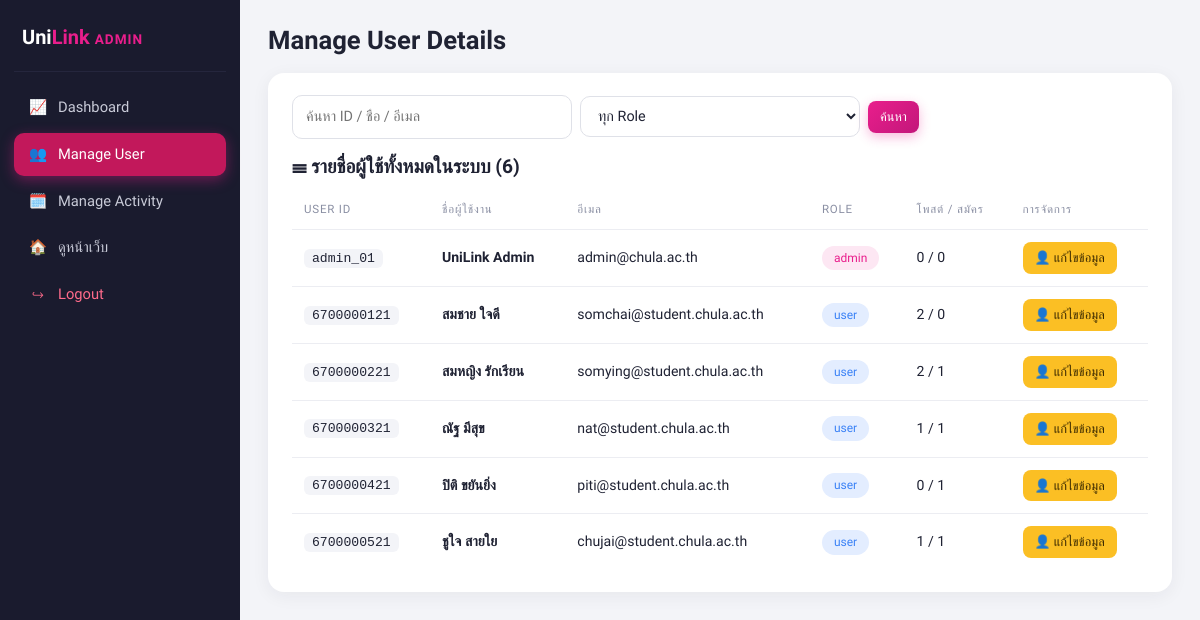
The page /pages/admin_manage_user.php (signed in) on the database its author committed.
### tables this page shows
CREATE TABLE users (
  user_id     VARCHAR(50)  NOT NULL PRIMARY KEY,             
  user_name   VARCHAR(100) NOT NULL,                         
  email       VARCHAR(100) NOT NULL UNIQUE,                  
  password    VARCHAR(255) NOT NULL,                         
  role        ENUM('admin','user','guest') NOT NULL DEFAULT 'user',
  faculty     VARCHAR(100) NULL,
  major       VARCHAR(100) NULL,
  dob         DATE         NULL,
  phone       VARCHAR(20)  NULL,
  line_id     VARCHAR(50)  NULL,
  ig          VARCHAR(50)  NULL,
  bio         TEXT         NULL,
  profile_pic VARCHAR(255) NULL,
  skills      TEXT         NULL,                             
  created_at  TIMESTAMP    NOT NULL DEFAULT CURRENT_TIMESTAMP
);

### includes/functions.php (called while the page is built, shortened)
<?php
function e($s): string
{
    return htmlspecialchars((string)($s ?? ''), ENT_QUOTES, 'UTF-8');
}

### pages/admin_manage_user.php (the view, shortened to what this page needs)
<?php
require_once '../includes/functions.php';
require_once '../includes/layout.php';
$q = trim($_GET['q'] ?? '');
$where = ['1=1'];
$p = [];
$st = $pdo->prepare('SELECT u.*,
    (SELECT COUNT(*) FROM activity a WHERE a.user_id = u.user_id) AS posts,
    (SELECT COUNT(*) FROM application ap WHERE ap.user_id = u.user_id) AS apps
    FROM users u WHERE ' . implode(' AND ', $where) . " ORDER BY u.role = 'admin' DESC, u.created_at DESC");
$st->execute($p);
$users = $st->fetchAll();
?>
<h1 class="page-title">Manage User Details</h1>
<section class="panel">
  <form class="toolbar" method="get">
    <input type="search" name="q" value="<?= e($q) ?>" placeholder="ค้นหา ID / ชื่อ / อีเมล">
    <select name="role">
      <option value="">ทุก Role</option>
    </select>
    <button class="btn btn-primary btn-sm">ค้นหา</button>
  </form>
  <h2>☰ รายชื่อผู้ใช้ทั้งหมดในระบบ (<?= count($users) ?>)</h2>
  <div class="table-wrap"><table>
    <thead><tr><th>User ID</th><th>ชื่อผู้ใช้งาน</th><th>อีเมล</th><th>Role</th><th>โพสต์ / สมัคร</th><th>การจัดการ</th></tr></thead>
    <tbody>
    <?php foreach ($users as $u): ?>
      <tr>
        <td><span class="code"><?= e($u['user_id']) ?></span></td>
        <td><b><?= e($u['user_name']) ?></b></td>
        <td><?= e($u['email']) ?></td>
        <td><span class="badge <?= $u['role'] === 'admin' ? 'badge-pink' : ($u['role'] === 'guest' ? 'badge-gray' : 'badge-blue') ?>"><?= e($u['role']) ?></span></td>
        <td><?= (int)$u['posts'] ?> / <?= (int)$u['apps'] ?></td>
        <td><a class="btn btn-warning btn-sm" href="admin_edit_user.php?id=<?= urlencode($u['user_id']) ?>">👤 แก้ไขข้อมูล</a></td>
      </tr>
    <?php endforeach; ?>
    </tbody>
  </table></div>
</section>

### assets/css/style.css (style rules this page uses)
:root { --pink: #E91E8C; --pink-dark: #C2177A; --pink-soft: #FDE7F3; --purple: #8E24AA; --side: #1A1B2E; --side-2: #25263D; --bg: #F3F4F8; --card: #FFFFFF; --text: #1F2233; --muted: #8A8FA3; --line: #ECEDF2; --green: #22A06B; --green-soft: #DCF5E8; --red: #E5484D; --red-soft: #FDE2E3; --yellow: #B7791F; --yellow-soft: #FFF4D6; --blue: #3B82F6; --blue-soft: #E3EDFF; --radius: 16px; --shadow: 0 4px 18px rgba(31, 34, 51, .06); }
* { box-sizing: border-box; }
html, body { margin: 0; }
body { font-family: 'Prompt', system-ui, sans-serif; background: var(--bg); color: var(--text); font-size: 15px; line-height: 1.55; }
a { color: inherit; text-decoration: none; }
h1, h2, h3, h4 { margin: 0 0 .6em; line-height: 1.3; }
h2 { font-size: 1.2rem; }
.code { font-family: ui-monospace, monospace; background: var(--bg); padding: 2px 8px; border-radius: 6px; font-size: .82rem; }
.page-title { font-size: 1.6rem; }
.btn { display: inline-flex; align-items: center; justify-content: center; gap: 6px; border: 0; border-radius: 10px; padding: 10px 18px; font: inherit; font-weight: 500; font-size: .9rem; cursor: pointer; transition: .15s; white-space: nowrap; }
.btn-sm { padding: 6px 12px; font-size: .8rem; border-radius: 8px; }
.btn-primary { background: linear-gradient(135deg, var(--pink), var(--pink-dark)); color: #fff; box-shadow: 0 4px 12px rgba(233, 30, 140, .3); }
.btn-warning { background: #FBBF24; color: #3B2A00; }
input, select, textarea { display: block; width: 100%; margin-top: 5px; padding: 10px 13px; font: inherit; font-size: .9rem; color: var(--text); background: #fff; border: 1px solid #DFE1E8; border-radius: 10px; outline: none; transition: .15s; }
.toolbar { display: flex; gap: 8px; margin-bottom: 16px; align-items: center; }
.toolbar input, .toolbar select { margin: 0; max-width: 280px; }
.panel { background: var(--card); border-radius: var(--radius); padding: 22px 24px; box-shadow: var(--shadow); margin-bottom: 20px; }
.badge { display: inline-block; padding: 3px 12px; border-radius: 999px; font-size: .75rem; font-weight: 500; }
.badge-blue { background: var(--blue-soft); color: var(--blue); }
.badge-pink { background: var(--pink-soft); color: var(--pink); }
.table-wrap { overflow-x: auto; }
table { width: 100%; border-collapse: collapse; font-size: .88rem; }
th { text-align: left; font-size: .72rem; letter-spacing: .8px; text-transform: uppercase; color: var(--muted); font-weight: 500; padding: 10px 12px; border-bottom: 1px solid var(--line); }
td { padding: 12px; border-bottom: 1px solid var(--line); vertical-align: middle; }
tr:last-child td { border-bottom: 0; }

### rows shown on the page
users: user_id "admin_01", user_name "UniLink Admin", email "admin@chula.ac.th", role "admin", posts "0", apps "0"
users: user_id "6700000121", user_name "สมชาย ใจดี", email "somchai@student.chula.ac.th", role "user", posts "2", apps "0"
users: user_id "6700000221", user_name "สมหญิง รักเรียน", email "somying@student.chula.ac.th", role "user", posts "2", apps "1"
users: user_id "6700000321", user_name "ณัฐ มีสุข", email "nat@student.chula.ac.th", role "user", posts "1", apps "1"
users: user_id "6700000421", user_name "ปิติ ขยันยิ่ง", email "piti@student.chula.ac.th", role "user", posts "0", apps "1"
users: user_id "6700000521", user_name "ชูใจ สายใย", email "chujai@student.chula.ac.th", role "user", posts "1", apps "1"

### other values the page prints
count($users) "6"
